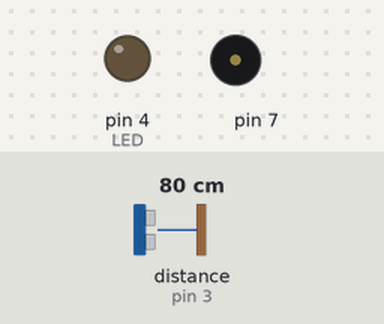
Recording of a sketch running on a simulated Arduino Uno, built with avr-gcc and run on an emulated ATmega328P. Parts: output pins drawn as LEDs (lit = HIGH), buzzer (waves = sounding). Wiring (inferred from the names in the program): ultrasonic range finder: trigger pin 2; echo pin 3. Dashed ring = blinking. The inputs (shaded band) are chosen by the test bench; at power-on: distance to the obstacle (sensor on pin 3) 80 cm. The echo pulse lasts 58.3 µs per cm; pins used as bus, display or sensor lines are not drawn.

Above: at 1.2 s.
1.3 s: distance to the obstacle (sensor on pin 3) set to 24 cm
2.8 s: distance to the obstacle (sensor on pin 3) set to 19 cm
At 3.2 s:
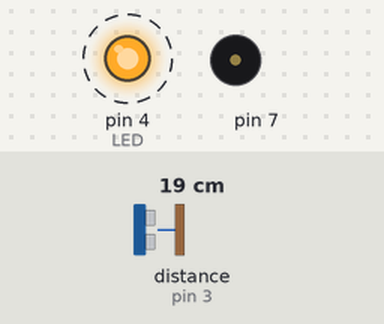
5.8 s: distance to the obstacle (sensor on pin 3) set to 35 cm
At 6.5 s:
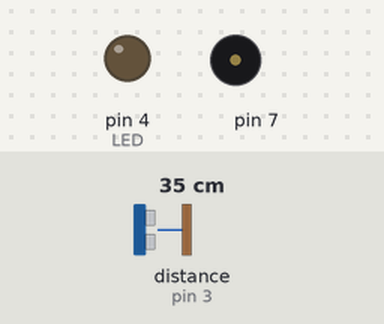
7.3 s: distance to the obstacle (sensor on pin 3) set to 2 cm
At 8.35 s:
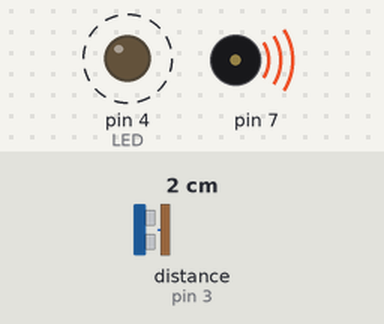
Timing chart, 0 to 11.3 s (numbered marks = the images above; inputs shaded):
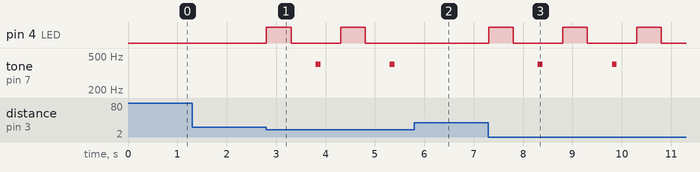

The sketch:

project_compro.ino
```cpp
#define Trig 2
#define Echo 3
const int LED = 4; //หลอดไฟ LED
long duration; //ตัวแปรตรวจจับ
int distance; //ระยะทาง cm
void setup() {
  pinMode(LED, OUTPUT); //LED เป็น OUTPUT
  pinMode(Trig, OUTPUT); //Trig เป็น OUTPUT
  pinMode(Echo, INPUT); //Echo เป็น INPUT
  pinMode(7 ,OUTPUT); //pin 7 เป็น OUTPUT
}
void loop(){
  digitalWrite(Trig, LOW); //ส่งคลื่นเสียง 0
  delayMicroseconds(5); //หน่วงเวลา
  digitalWrite(Trig, HIGH); //ส่งคลื่นเสียง 1
  delayMicroseconds(10); //หน่วงเวลา
  digitalWrite(Trig, LOW); //ส่งคลื่นเสียง 0
  duration = pulseIn(Echo, HIGH); //ระยะเวลาเดินทางของเสียง
  distance = duration * 0.034 / 2; //ระยะที่ได้
  if (distance <= 20){ //ถ้าระยะน้อยกว่า 20 cm
    digitalWrite(LED, HIGH); //LED สว่าง
    delay(500); //หน่วงเวลา
    digitalWrite(LED, LOW); //LED ดับ
    delay(500); //หน่วงเวลา
    tone(7, 400, 100); //คลื่นเสียง --> buzzer
    delay(500); //หน่วงเวลา
      }
  else {
      digitalWrite(LED, LOW); //LED ดับ
      }
}
```

Measured:
- the behaviour switches between 22 and 21 cm on distance to the obstacle (sensor on pin 3) (found by bisection; images 0 and 1)
- after the input at 1.3 s, every drawn part: stays the same
- after the input at 2.8 s, pin 4 (LED): alternates HIGH for 0.50 s and LOW for 1.0 s, starting at once; tone on pin 7: alternates 400 Hz for 0.10 s and silent for 1.4 s, starting after 1.0 s
- after the input at 5.8 s, pin 4 (LED): stays LOW (without the input it goes to HIGH after 0.01 s); tone on pin 7: stays silent (without the input it goes to 400 Hz after 1.0 s)
- after the input at 7.3 s, pin 4 (LED): alternates HIGH for 0.50 s and LOW for 1.0 s, starting at once; tone on pin 7: alternates 400 Hz for 0.10 s and silent for 1.4 s, starting after 1.0 s
